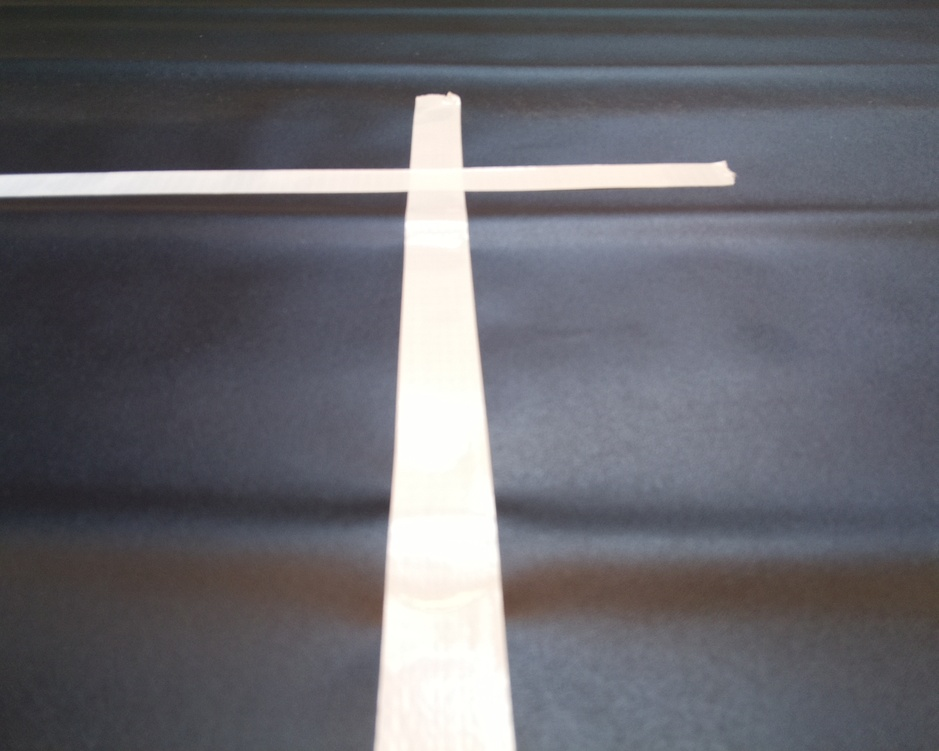
#> input picture test_traitement_image/photo_carrefour1.jpg, 939 x 751 px, shrunk from 1280 x 1024 before the run
$ python -i follow_line.py   (imports and definitions only)
#> lines starting #> are read from the running program, lines starting #| are printed output that depends on the picture; after the words box and inside, x2 and y2 are one past the last pixel; in counts of white or black regions, pixels touching at a corner belong together; long printed decimals are rounded
from __future__ import division

import cv2
import numpy as np
from imutils.video import VideoStream
import time


def robot_line_position(image):
    """
    :param image: image of a line
    :return: a float between -1 and 1 included
    """

    # Input Image
    h, w = image.shape[:2]
#> h = 751; w = 939

    # Convert to HSV color space

    blur = cv2.blur(image, (5, 5))
    # ret,thresh1 = cv2.threshold(image,127,255,cv2.THRESH_BINARY)
    ret, thresh1 = cv2.threshold(blur, 168, 255, cv2.THRESH_BINARY)
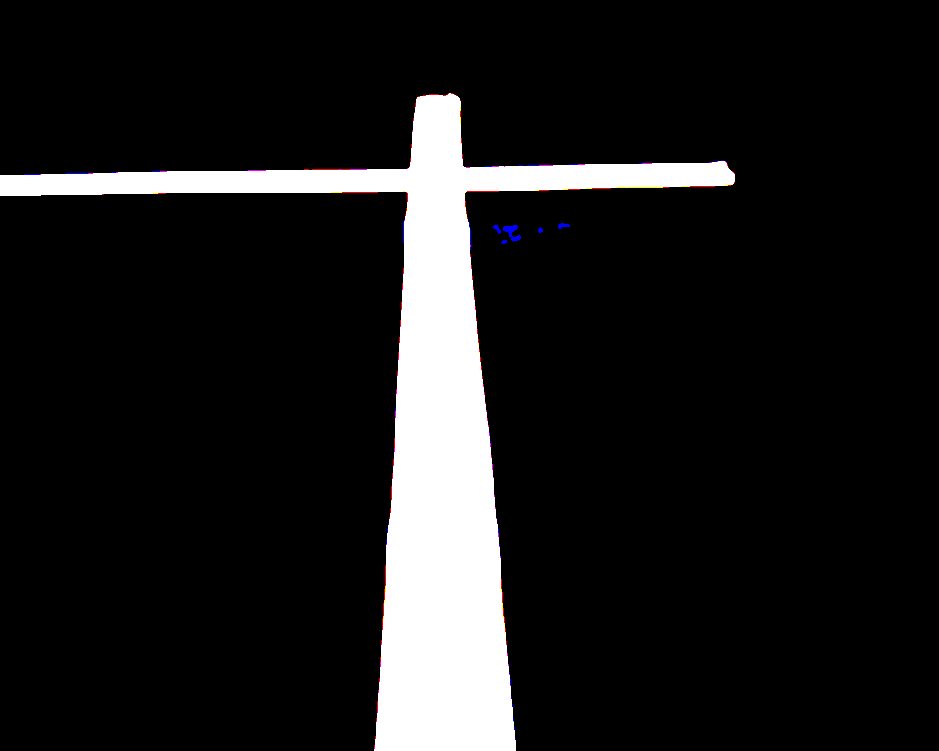
#> thresh1: shape (751, 939, 3); mean R, G, B 27.7, 27.4, 27.6
    hsv = cv2.cvtColor(thresh1, cv2.COLOR_RGB2HSV)
#> hsv: shape (751, 939, 3); mean H, S, V 0.1, 0.5, 27.9

    # Define range of white color in HSV
    lower_white = np.array([0, 0, 168])
    upper_white = np.array([172, 111, 255])
    # Threshold the HSV image
    mask = cv2.inRange(hsv, lower_white, upper_white)
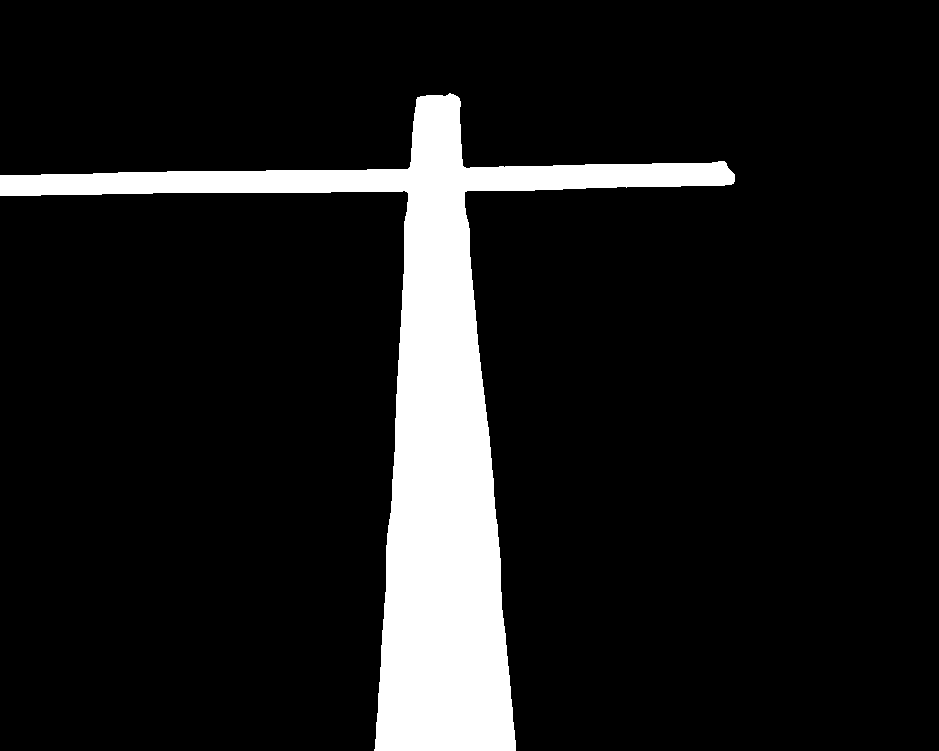
#> mask: shape (751, 939); 10.7% white; 1 white region, box (x1, y1, x2, y2) and area: (0, 93, 735, 751) 75689
    # cv2.imwrite('out_test.png', mask)
    # Remove noise
    kernel_erode = np.ones((6, 6), np.uint8)

    eroded_mask = cv2.erode(mask, kernel_erode, iterations=1)
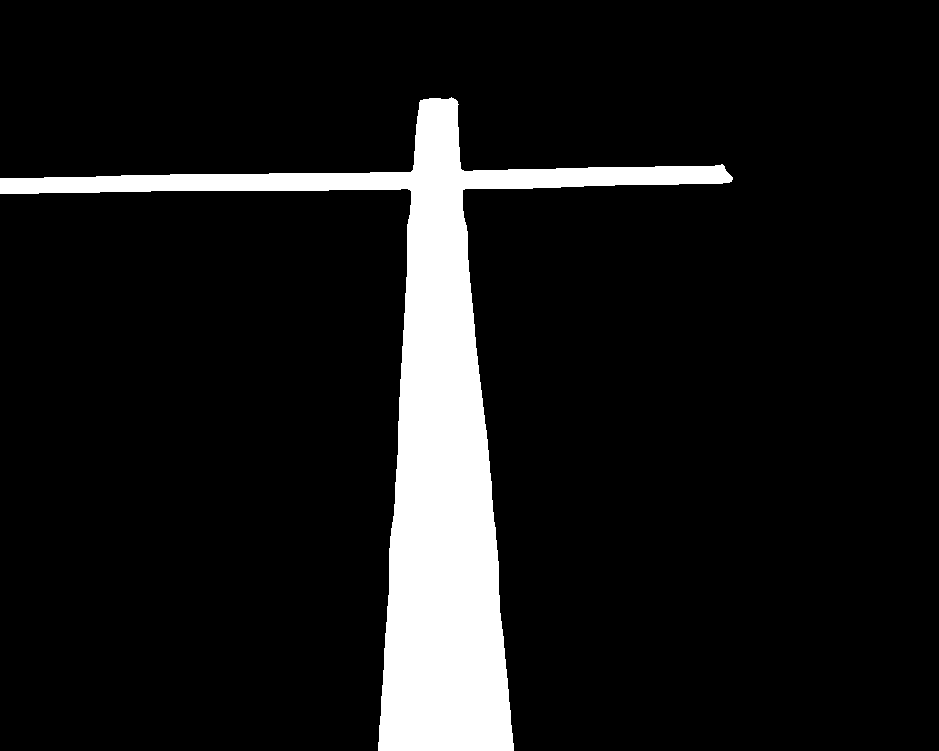
#> eroded_mask: shape (751, 939); 9.7% white; 1 white region, box (x1, y1, x2, y2) and area: (0, 97, 733, 751) 68574
    kernel_dilate = np.ones((4, 4), np.uint8)
    dilated_mask = cv2.dilate(eroded_mask, kernel_dilate, iterations=1)
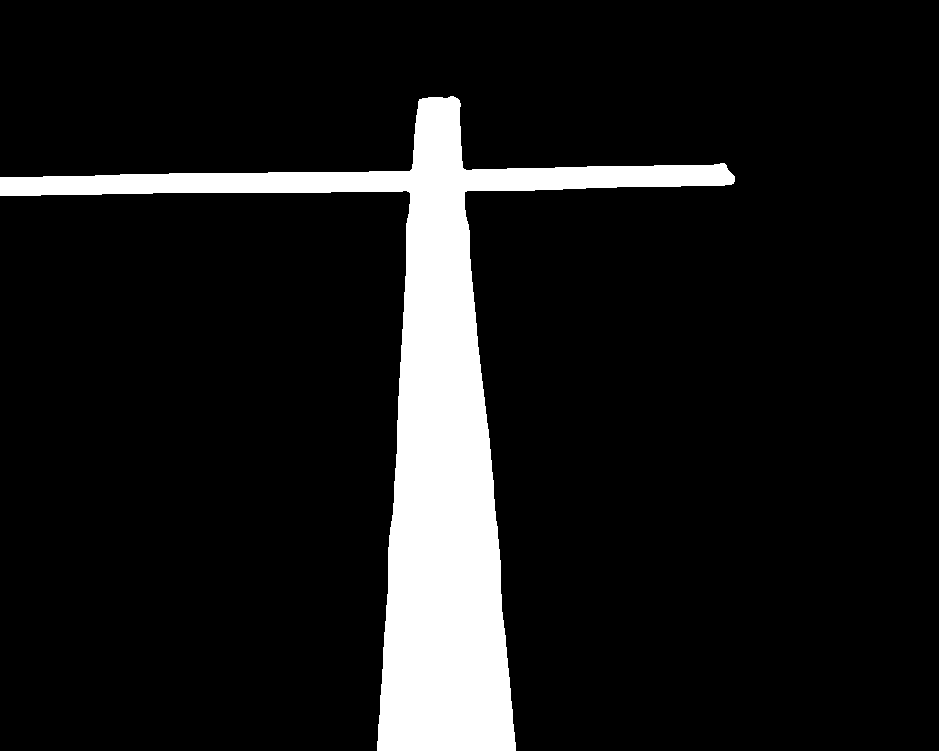
#> dilated_mask: shape (751, 939); 10.3% white; 1 white region

    # Find the different contours
    contours, hierarchy = cv2.findContours(dilated_mask, cv2.RETR_TREE, cv2.CHAIN_APPROX_SIMPLE)
#> contours = 1 contour; box (x1, y1, x2, y2) and area: (0, 96, 735, 751) 71330
    # Sort by area (keep only the biggest one)

    # cv2.imwrite('out_test.png', image)
    # print(len(contours))

    contours = sorted(contours, key=cv2.contourArea, reverse=True)[:1]

    if len(contours) > 0:
        M = cv2.moments(contours[0])
#> M = moments, m00 71330, centre m10/m00, m01/m00 = (428.9, 427)
        # Centroid
        cx = int(M['m10'] / M['m00'])
#> cx = 428
        cy = int(M['m01'] / M['m00'])
#> cy = 427
        print("Centroid of the biggest area: ({}, {})".format(cx, cy))
#| Centroid of the biggest area: (428, 427)

        cursor = (w / 2 - cx) / w / 2
#> cursor = 0.0221
        print(cursor)
#| 0.0221

        return cursor


def guidance(output, display):
    # initialize the video stream and pointer to output video file, then
    # allow the camera sensor to warm up
    print("[INFO] starting video stream...")
    vs = VideoStream(src=0).start()
    writer = None
    time.sleep(2.0)

    while True:
        # grab the frame from the threaded video stream
        frame = vs.read()

        # check to see if we are supposed to display the output frame to
        # the screen
        if display > 0:
            cv2.imshow("Frame", frame)
            key = cv2.waitKey(1) & 0xFF

            # if the `q` key was pressed, break from the loop
            if key == ord("q"):
                break

    # do a bit of cleanup
    cv2.destroyAllWindows()
    vs.stop()

    # check to see if the video writer point needs to be released
    if writer is not None:
        writer.release()

>>> import cv2
>>> picture = cv2.cvtColor(cv2.imread('photo_carrefour1.jpg'), cv2.COLOR_BGR2RGB)
>>> result = robot_line_position(picture)
#> result = 0.0221
